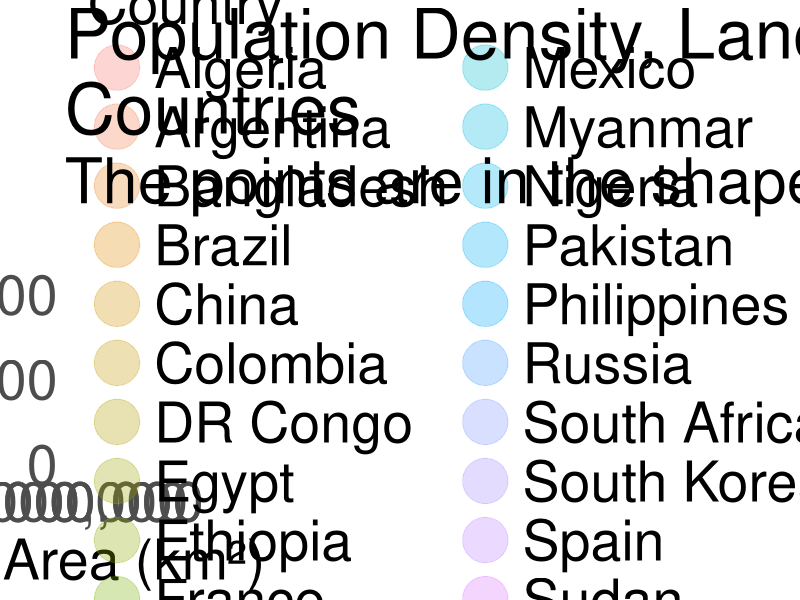

This figure's R source: (Note: this script raises an error after producing the figure.)
## ---- chunk 1
#| label: setup
#| message: false

library(tidyverse)
## ---- chunk 2
#| label: plot

# Makes a variable for the data.
original_data <- read_csv("2024Populations.csv", show_col_types = FALSE)

# Selects only the 4 necessary variables (select) and takes the top 35 (slice_head).
scatter_data <- original_data |>
  select(country, Density_2024, landAreaKm, pop2024) |>
    slice_head(n = 35)

# Creates the scatter plot (ggplot and geom_point), made points bigger (scale_size), made x-axis labels into comma format (scale_x_continuous), added labels (labs), changed theme (theme_minimal), made text larger (theme), made dots in legend larger (guides).
country_scatter <- ggplot(scatter_data, aes(x = landAreaKm, y = Density_2024, size = pop2024, color = country)) +
  geom_point(alpha = 0.3) +
    scale_size(range = c(5, 50), labels = scales::comma_format()) +
      scale_x_continuous(labels = scales::comma_format()) +
      labs(title = "Population Density, Land Area, and Population in 2024 of Top 35 Populated\nCountries",
           subtitle = "The points are in the shape of a curve",
           x = "Land Area (km²)",
           y = "Density (people per km²)",
           size = "Population in 2024",
          color = "Country") +
        theme_minimal() +
          theme(plot.title = element_text(size = 50),
                plot.subtitle = element_text(size = 45),
                legend.text = element_text(size = 40),
                legend.title = element_text(size = 40),
                axis.text = element_text(size = 40),
                axis.title = element_text(size = 40)) +
            guides(color = guide_legend(override.aes = list(size = 15)))

# Saved graph as a png file.
ggsave("country-scatter.png", country_scatter, width = 25, height = 18, units = "in")

# Displayed graph on website.
knitr::include_graphics("country-scatter.png")
